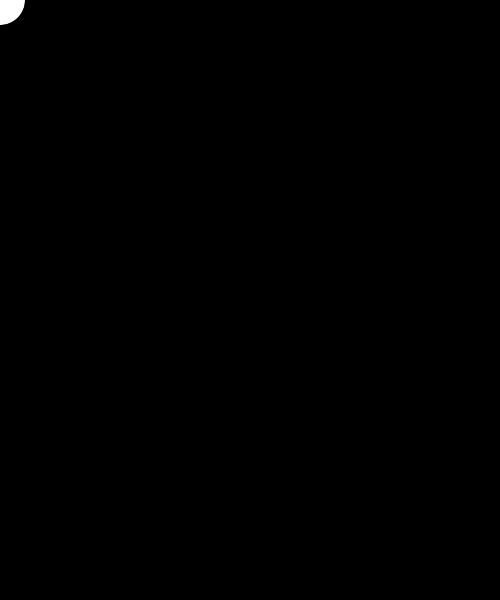
Frame 1 (no input)
Frame 60 (the mouse pressed at the canvas centre just before this capture): identical to frame 1, image omitted
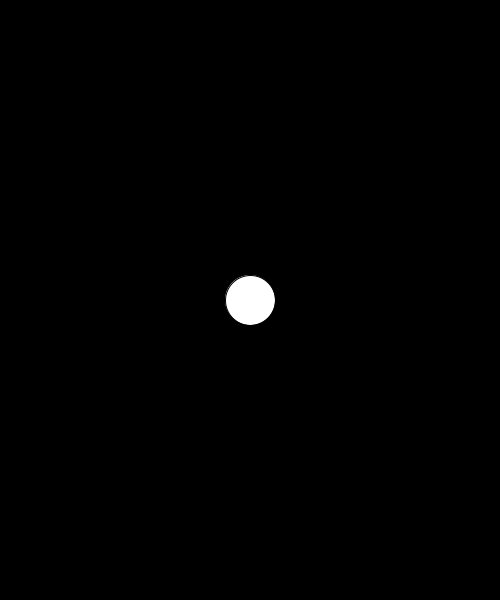
Frame 120 (the mouse held since frame 60 and released just before this capture)

The Processing sketch that drew these frames (run headless with seeded random() and noise(); from frame 60 on, the mouse is pressed at the canvas centre):

// Processing sketch: w04_01_mouseXY
// ── w04_01_mouseXY.pde
void setup() {
  size(500, 600);
}

void draw() {
  background(0);
  ellipse(mouseX, mouseY, 50, 50);
}
